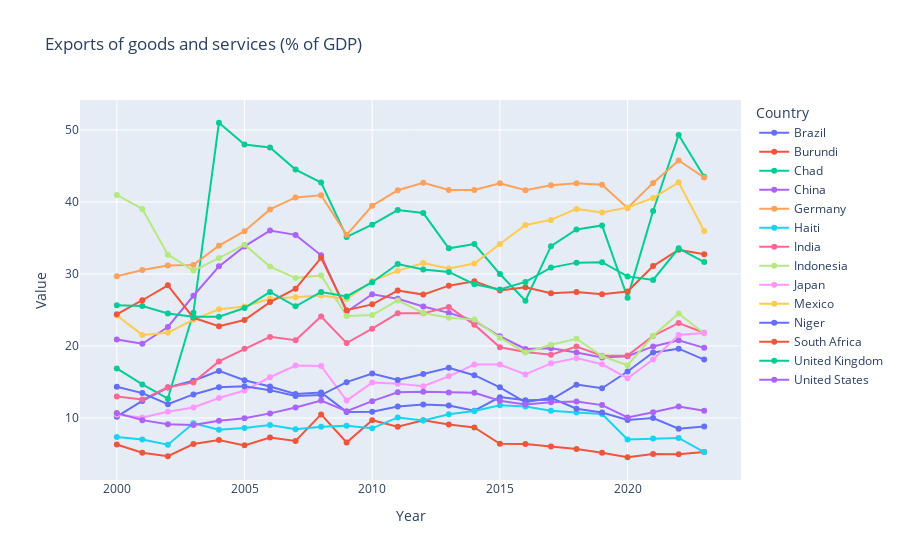

This figure's notebook cell:
### Markdown cell above
## Exports of Goods and Services:  
Hypothesis - Developed countries are generally more advanced in trade and technology and earn more from exports compared to developing and underdeveloped nations that rely more on imports. Over time, exports should increase to align with SDG 9: Industry, Innovation and Infrastructure and SDG 8: Decent work and Economic growth.  
Observation - The top exporting nations are Germany, UK, and Chad. Over time, there are slight variations in exports across all nations.

### Code cell
plot_data(indicators_filtered[5])

### Figure 1 — Plotly figure (JSON) as saved in the notebook; plotly's stock layout.template omitted (floating-point values rounded to 4 significant figures)
{"data": [{"hovertemplate": "Country Name=Brazil<br>Year=%{x}<br>Value=%{y}<extra></extra>", "legendgroup": "Brazil", "line": {"color": "#636efa", "dash": "solid"}, "marker": {"symbol": "circle"}, "mode": "lines+markers", "name": "Brazil", "orientation": "v", "showlegend": true, "type": "scatter", "x": [2000, 2001, 2002, 2003, 2004, 2005, 2006, 2007, 2008, 2009, 2010, 2011, 2012, 2013, 2014, 2015, 2016, 2017, 2018, 2019, 2020, 2021, 2022, 2023], "xaxis": "x", "y": [10.19, 12.37, 14.23, 15.18, 16.55, 15.24, 14.37, 13.33, 13.53, 10.85, 10.87, 11.58, 11.88, 11.74, 11.01, 12.9, 12.47, 12.52, 14.63, 14.12, 16.45, 19.11, 19.63, 18.11], "yaxis": "y"}, {"hovertemplate": "Country Name=Burundi<br>Year=%{x}<br>Value=%{y}<extra></extra>", "legendgroup": "Burundi", "line": {"color": "#EF553B", "dash": "solid"}, "marker": {"symbol": "circle"}, "mode": "lines+markers", "name": "Burundi", "orientation": "v", "showlegend": true, "type": "scatter", "x": [2000, 2001, 2002, 2003, 2004, 2005, 2006, 2007, 2008, 2009, 2010, 2011, 2012, 2013, 2014, 2015, 2016, 2017, 2018, 2019, 2020, 2021, 2022, 2023], "xaxis": "x", "y": [6.319, 5.179, 4.686, 6.381, 6.953, 6.2, 7.3, 6.8, 10.5, 6.6, 9.7, 8.8, 9.696, 9.095, 8.696, 6.417, 6.385, 6.027, 5.686, 5.172, 4.549, 5.0, 4.971, 5.263], "yaxis": "y"}, {"hovertemplate": "Country Name=Chad<br>Year=%{x}<br>Value=%{y}<extra></extra>", "legendgroup": "Chad", "line": {"color": "#00cc96", "dash": "solid"}, "marker": {"symbol": "circle"}, "mode": "lines+markers", "name": "Chad", "orientation": "v", "showlegend": true, "type": "scatter", "x": [2000, 2001, 2002, 2003, 2004, 2005, 2006, 2007, 2008, 2009, 2010, 2011, 2012, 2013, 2014, 2015, 2016, 2017, 2018, 2019, 2020, 2021, 2022, 2023], "xaxis": "x", "y": [16.89, 14.67, 12.69, 24.63, 51.01, 47.98, 47.58, 44.5, 42.69, 35.14, 36.85, 38.88, 38.47, 33.57, 34.16, 30.0, 26.3, 33.87, 36.19, 36.74, 26.72, 38.75, 49.32, 43.5], "yaxis": "y"}, {"hovertemplate": "Country Name=China<br>Year=%{x}<br>Value=%{y}<extra></extra>", "legendgroup": "China", "line": {"color": "#ab63fa", "dash": "solid"}, "marker": {"symbol": "circle"}, "mode": "lines+markers", "name": "China", "orientation": "v", "showlegend": true, "type": "scatter", "x": [2000, 2001, 2002, 2003, 2004, 2005, 2006, 2007, 2008, 2009, 2010, 2011, 2012, 2013, 2014, 2015, 2016, 2017, 2018, 2019, 2020, 2021, 2022, 2023], "xaxis": "x", "y": [20.89, 20.31, 22.64, 26.98, 31.06, 33.83, 36.04, 35.43, 32.6, 24.75, 27.19, 26.57, 25.49, 24.6, 23.51, 21.35, 19.58, 19.69, 19.11, 18.41, 18.59, 19.94, 20.79, 19.74], "yaxis": "y"}, {"hovertemplate": "Country Name=Germany<br>Year=%{x}<br>Value=%{y}<extra></extra>", "legendgroup": "Germany", "line": {"color": "#FFA15A", "dash": "solid"}, "marker": {"symbol": "circle"}, "mode": "lines+markers", "name": "Germany", "orientation": "v", "showlegend": true, "type": "scatter", "x": [2000, 2001, 2002, 2003, 2004, 2005, 2006, 2007, 2008, 2009, 2010, 2011, 2012, 2013, 2014, 2015, 2016, 2017, 2018, 2019, 2020, 2021, 2022, 2023], "xaxis": "x", "y": [29.68, 30.56, 31.19, 31.27, 33.94, 35.95, 38.97, 40.64, 40.94, 35.44, 39.48, 41.63, 42.67, 41.67, 41.68, 42.6, 41.62, 42.33, 42.61, 42.39, 39.17, 42.66, 45.78, 43.4], "yaxis": "y"}, {"hovertemplate": "Country Name=Haiti<br>Year=%{x}<br>Value=%{y}<extra></extra>", "legendgroup": "Haiti", "line": {"color": "#19d3f3", "dash": "solid"}, "marker": {"symbol": "circle"}, "mode": "lines+markers", "name": "Haiti", "orientation": "v", "showlegend": true, "type": "scatter", "x": [2000, 2001, 2002, 2003, 2004, 2005, 2006, 2007, 2008, 2009, 2010, 2011, 2012, 2013, 2014, 2015, 2016, 2017, 2018, 2019, 2020, 2021, 2022, 2023], "xaxis": "x", "y": [7.358, 7.026, 6.284, 9.272, 8.375, 8.607, 9.021, 8.444, 8.791, 8.916, 8.57, 10.08, 9.655, 10.52, 10.97, 11.77, 11.6, 11.0, 10.78, 10.56, 7.003, 7.138, 7.239, 5.271], "yaxis": "y"}, {"hovertemplate": "Country Name=India<br>Year=%{x}<br>Value=%{y}<extra></extra>", "legendgroup": "India", "line": {"color": "#FF6692", "dash": "solid"}, "marker": {"symbol": "circle"}, "mode": "lines+markers", "name": "India", "orientation": "v", "showlegend": true, "type": "scatter", "x": [2000, 2001, 2002, 2003, 2004, 2005, 2006, 2007, 2008, 2009, 2010, 2011, 2012, 2013, 2014, 2015, 2016, 2017, 2018, 2019, 2020, 2021, 2022, 2023], "xaxis": "x", "y": [13.0, 12.56, 14.26, 14.95, 17.86, 19.61, 21.27, 20.8, 24.1, 20.4, 22.4, 24.54, 24.53, 25.43, 22.97, 19.81, 19.16, 18.79, 19.93, 18.66, 18.68, 21.4, 23.2, 21.85], "yaxis": "y"}, {"hovertemplate": "Country Name=Indonesia<br>Year=%{x}<br>Value=%{y}<extra></extra>", "legendgroup": "Indonesia", "line": {"color": "#B6E880", "dash": "solid"}, "marker": {"symbol": "circle"}, "mode": "lines+markers", "name": "Indonesia", "orientation": "v", "showlegend": true, "type": "scatter", "x": [2000, 2001, 2002, 2003, 2004, 2005, 2006, 2007, 2008, 2009, 2010, 2011, 2012, 2013, 2014, 2015, 2016, 2017, 2018, 2019, 2020, 2021, 2022, 2023], "xaxis": "x", "y": [40.98, 39.03, 32.69, 30.48, 32.22, 34.07, 31.03, 29.44, 29.81, 24.16, 24.3, 26.33, 24.59, 23.92, 23.67, 21.16, 19.09, 20.18, 21.0, 18.59, 17.33, 21.42, 24.5, 21.75], "yaxis": "y"}, {"hovertemplate": "Country Name=Japan<br>Year=%{x}<br>Value=%{y}<extra></extra>", "legendgroup": "Japan", "line": {"color": "#FF97FF", "dash": "solid"}, "marker": {"symbol": "circle"}, "mode": "lines+markers", "name": "Japan", "orientation": "v", "showlegend": true, "type": "scatter", "x": [2000, 2001, 2002, 2003, 2004, 2005, 2006, 2007, 2008, 2009, 2010, 2011, 2012, 2013, 2014, 2015, 2016, 2017, 2018, 2019, 2020, 2021, 2022, 2023], "xaxis": "x", "y": [10.46, 10.08, 10.86, 11.47, 12.79, 13.82, 15.66, 17.29, 17.24, 12.42, 14.92, 14.77, 14.41, 15.78, 17.42, 17.44, 16.06, 17.59, 18.31, 17.46, 15.53, 18.13, 21.54, 21.81], "yaxis": "y"}, {"hovertemplate": "Country Name=Mexico<br>Year=%{x}<br>Value=%{y}<extra></extra>", "legendgroup": "Mexico", "line": {"color": "#FECB52", "dash": "solid"}, "marker": {"symbol": "circle"}, "mode": "lines+markers", "name": "Mexico", "orientation": "v", "showlegend": true, "type": "scatter", "x": [2000, 2001, 2002, 2003, 2004, 2005, 2006, 2007, 2008, 2009, 2010, 2011, 2012, 2013, 2014, 2015, 2016, 2017, 2018, 2019, 2020, 2021, 2022, 2023], "xaxis": "x", "y": [24.23, 21.54, 21.85, 23.66, 25.1, 25.49, 26.55, 26.78, 27.02, 26.51, 29.02, 30.44, 31.54, 30.76, 31.46, 34.16, 36.82, 37.51, 39.04, 38.53, 39.24, 40.57, 42.73, 35.98], "yaxis": "y"}, {"hovertemplate": "Country Name=Niger<br>Year=%{x}<br>Value=%{y}<extra></extra>", "legendgroup": "Niger", "line": {"color": "#636efa", "dash": "solid"}, "marker": {"symbol": "circle"}, "mode": "lines+markers", "name": "Niger", "orientation": "v", "showlegend": true, "type": "scatter", "x": [2000, 2001, 2002, 2003, 2004, 2005, 2006, 2007, 2008, 2009, 2010, 2011, 2012, 2013, 2014, 2015, 2016, 2017, 2018, 2019, 2020, 2021, 2022, 2023], "xaxis": "x", "y": [14.34, 13.46, 11.92, 13.27, 14.26, 14.41, 13.87, 13.07, 13.18, 14.98, 16.18, 15.29, 16.1, 16.98, 15.95, 14.27, 12.18, 12.81, 11.3, 10.76, 9.738, 9.994, 8.524, 8.826], "yaxis": "y"}, {"hovertemplate": "Country Name=South Africa<br>Year=%{x}<br>Value=%{y}<extra></extra>", "legendgroup": "South Africa", "line": {"color": "#EF553B", "dash": "solid"}, "marker": {"symbol": "circle"}, "mode": "lines+markers", "name": "South Africa", "orientation": "v", "showlegend": true, "type": "scatter", "x": [2000, 2001, 2002, 2003, 2004, 2005, 2006, 2007, 2008, 2009, 2010, 2011, 2012, 2013, 2014, 2015, 2016, 2017, 2018, 2019, 2020, 2021, 2022, 2023], "xaxis": "x", "y": [24.4, 26.36, 28.43, 23.92, 22.76, 23.6, 26.1, 27.96, 32.25, 24.98, 25.78, 27.7, 27.14, 28.38, 29.0, 27.71, 28.16, 27.34, 27.5, 27.2, 27.58, 31.1, 33.37, 32.75], "yaxis": "y"}, {"hovertemplate": "Country Name=United Kingdom<br>Year=%{x}<br>Value=%{y}<extra></extra>", "legendgroup": "United Kingdom", "line": {"color": "#00cc96", "dash": "solid"}, "marker": {"symbol": "circle"}, "mode": "lines+markers", "name": "United Kingdom", "orientation": "v", "showlegend": true, "type": "scatter", "x": [2000, 2001, 2002, 2003, 2004, 2005, 2006, 2007, 2008, 2009, 2010, 2011, 2012, 2013, 2014, 2015, 2016, 2017, 2018, 2019, 2020, 2021, 2022, 2023], "xaxis": "x", "y": [25.66, 25.55, 24.51, 24.06, 24.07, 25.27, 27.51, 25.51, 27.51, 26.88, 28.86, 31.39, 30.62, 30.29, 28.58, 27.85, 28.9, 30.89, 31.58, 31.63, 29.67, 29.18, 33.57, 31.66], "yaxis": "y"}, {"hovertemplate": "Country Name=United States<br>Year=%{x}<br>Value=%{y}<extra></extra>", "legendgroup": "United States", "line": {"color": "#ab63fa", "dash": "solid"}, "marker": {"symbol": "circle"}, "mode": "lines+markers", "name": "United States", "orientation": "v", "showlegend": true, "type": "scatter", "x": [2000, 2001, 2002, 2003, 2004, 2005, 2006, 2007, 2008, 2009, 2010, 2011, 2012, 2013, 2014, 2015, 2016, 2017, 2018, 2019, 2020, 2021, 2022, 2023], "xaxis": "x", "y": [10.69, 9.703, 9.131, 9.036, 9.629, 9.982, 10.64, 11.46, 12.43, 10.93, 12.34, 13.56, 13.64, 13.55, 13.51, 12.41, 11.89, 12.18, 12.29, 11.79, 10.07, 10.79, 11.6, 11.01], "yaxis": "y"}], "layout": {"legend": {"title": {"text": "Country"}, "tracegroupgap": 0}, "title": {"text": "Exports of goods and services (% of GDP)"}, "xaxis": {"anchor": "y", "domain": [0, 1], "title": {"text": "Year"}}, "yaxis": {"anchor": "x", "domain": [0, 1], "title": {"text": "Value"}}}}
